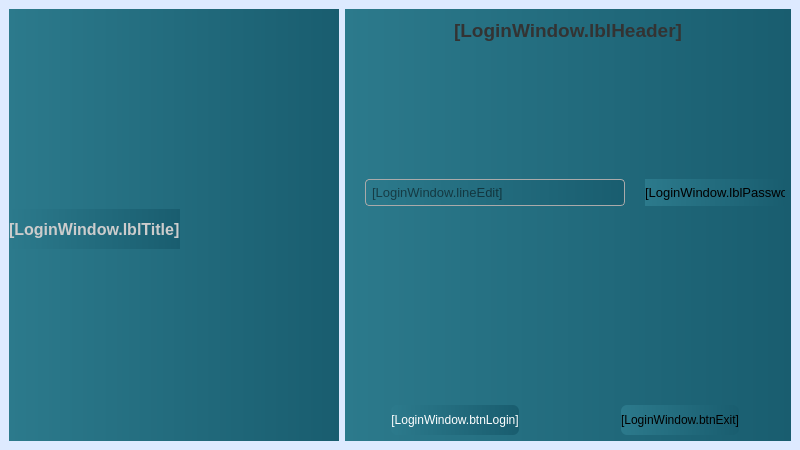
<?xml version="1.0" encoding="UTF-8"?>
<ui version="4.0">
 <class>LoginWindow</class>
 <widget class="QMainWindow" name="LoginWindow">
  <property name="geometry">
   <rect>
    <x>0</x>
    <y>0</y>
    <width>800</width>
    <height>450</height>
   </rect>
  </property>
  <property name="sizePolicy">
   <sizepolicy hsizetype="Fixed" vsizetype="Fixed">
    <horstretch>0</horstretch>
    <verstretch>0</verstretch>
   </sizepolicy>
  </property>
  <property name="minimumSize">
   <size>
    <width>800</width>
    <height>450</height>
   </size>
  </property>
  <property name="maximumSize">
   <size>
    <width>800</width>
    <height>450</height>
   </size>
  </property>
  <property name="windowTitle">
   <string>[LoginWindow.windowTitle]</string>
  </property>
  <property name="windowIcon">
   <iconset resource="../resources.qrc">
    <normaloff>:/icons/lge_perplexity2_24x24.png</normaloff>:/icons/lge_perplexity2_24x24.png</iconset>
  </property>
  <property name="styleSheet">
   <string notr="true">/* --- Загальний фон --- */
QMainWindow {
    background-color:#ddeaff;
}

/* --- Ліва панель із логотипом --- */
QWidget#leftPanel {
    background-color: qlineargradient(x1:0, y1:0, x2:0, y2:1,
        stop:0 #1A2A3A, stop:1 #101820);
}

/* --- Напис під логотипом --- */
QLabel#lblTitle {
    color: #CCCCCC;
    font-size: 12pt;
    font-weight: bold;
}

/* --- Заголовок реєстрації --- */
QLabel#lblHeader {
    color: #333333;
    font-size: 14pt;
    font-weight: bold;
}

/* --- Поля введення --- */
QLineEdit {
    border: 1px solid #AAAAAA;
    border-radius: 4px;
    padding: 4px;
    font-size: 10pt;
}

/* --- Кнопки --- */
QPushButton {
    border-radius: 6px;
    height: 30px;
}

/* --- Кнопка Зареєструватися --- */
QPushButton#btnLogin {
    background-color: #2E7EF9;
    color: white;
}
QPushButton#btnLogin:hover {
    background-color: #1E5FD0;
}

/* --- Кнопка Вихід --- */
QPushButton#btnExit {
    background-color: #E0E0E0;
    color: #000000;
}

/* --- Текст помилок --- */
QLabel#lblError {
    color: red;
    font-size: 9pt;
    font-style: italic;
}
</string>
  </property>
  <widget class="QWidget" name="centralwidget">
   <property name="sizePolicy">
    <sizepolicy hsizetype="Fixed" vsizetype="Fixed">
     <horstretch>0</horstretch>
     <verstretch>0</verstretch>
    </sizepolicy>
   </property>
   <property name="minimumSize">
    <size>
     <width>800</width>
     <height>450</height>
    </size>
   </property>
   <property name="maximumSize">
    <size>
     <width>800</width>
     <height>450</height>
    </size>
   </property>
   <layout class="QHBoxLayout" name="horizontalLayout_2" stretch="3,4">
    <item>
     <widget class="QWidget" name="leftPanel" native="true">
      <property name="sizePolicy">
       <sizepolicy hsizetype="Fixed" vsizetype="Fixed">
        <horstretch>0</horstretch>
        <verstretch>0</verstretch>
       </sizepolicy>
      </property>
      <property name="minimumSize">
       <size>
        <width>330</width>
        <height>430</height>
       </size>
      </property>
      <property name="maximumSize">
       <size>
        <width>800</width>
        <height>500</height>
       </size>
      </property>
      <property name="baseSize">
       <size>
        <width>300</width>
        <height>400</height>
       </size>
      </property>
      <property name="styleSheet">
       <string notr="true">background: qlineargradient(x1:0, y1:0, x2:1, y2:0, stop:0 #2C7A8C, stop:1 #195D6F);</string>
      </property>
      <layout class="QVBoxLayout" name="verticalLayout_3">
       <property name="spacing">
        <number>0</number>
       </property>
       <property name="leftMargin">
        <number>0</number>
       </property>
       <property name="topMargin">
        <number>0</number>
       </property>
       <property name="rightMargin">
        <number>0</number>
       </property>
       <property name="bottomMargin">
        <number>0</number>
       </property>
       <item>
        <layout class="QVBoxLayout" name="verticalLayout">
         <property name="spacing">
          <number>0</number>
         </property>
         <item>
          <widget class="QLabel" name="lblLogo">
           <property name="sizePolicy">
            <sizepolicy hsizetype="Fixed" vsizetype="Fixed">
             <horstretch>0</horstretch>
             <verstretch>0</verstretch>
            </sizepolicy>
           </property>
           <property name="minimumSize">
            <size>
             <width>150</width>
             <height>200</height>
            </size>
           </property>
           <property name="maximumSize">
            <size>
             <width>330</width>
             <height>400</height>
            </size>
           </property>
           <property name="baseSize">
            <size>
             <width>300</width>
             <height>400</height>
            </size>
           </property>
           <property name="text">
            <string/>
           </property>
           <property name="pixmap">
            <pixmap resource="../resources.qrc">:/icons/robot_600x600.png</pixmap>
           </property>
           <property name="scaledContents">
            <bool>true</bool>
           </property>
           <property name="alignment">
            <set>Qt::AlignmentFlag::AlignCenter</set>
           </property>
          </widget>
         </item>
         <item>
          <widget class="QLabel" name="lblTitle">
           <property name="sizePolicy">
            <sizepolicy hsizetype="Fixed" vsizetype="Fixed">
             <horstretch>0</horstretch>
             <verstretch>0</verstretch>
            </sizepolicy>
           </property>
           <property name="minimumSize">
            <size>
             <width>0</width>
             <height>40</height>
            </size>
           </property>
           <property name="font">
            <font>
             <family>Segoe UI</family>
             <pointsize>12</pointsize>
             <italic>false</italic>
             <bold>false</bold>
            </font>
           </property>
           <property name="styleSheet">
            <string notr="true">font: 12pt &quot;Segoe UI&quot;;</string>
           </property>
           <property name="text">
            <string>[LoginWindow.lblTitle]</string>
           </property>
          </widget>
         </item>
         <item>
          <spacer name="verticalSpacer">
           <property name="orientation">
            <enum>Qt::Orientation::Vertical</enum>
           </property>
           <property name="sizeHint" stdset="0">
            <size>
             <width>20</width>
             <height>40</height>
            </size>
           </property>
          </spacer>
         </item>
        </layout>
       </item>
      </layout>
     </widget>
    </item>
    <item>
     <widget class="QWidget" name="rightPanel" native="true">
      <property name="styleSheet">
       <string notr="true">background: qlineargradient(x1:0, y1:0, x2:1, y2:0, stop:0 #2C7A8C, stop:1 #195D6F);</string>
      </property>
      <layout class="QVBoxLayout" name="verticalLayout_4">
       <property name="leftMargin">
        <number>0</number>
       </property>
       <property name="topMargin">
        <number>0</number>
       </property>
       <property name="rightMargin">
        <number>0</number>
       </property>
       <property name="bottomMargin">
        <number>0</number>
       </property>
       <item>
        <layout class="QVBoxLayout" name="verticalLayout_2" stretch="1,0,1,1">
         <property name="spacing">
          <number>4</number>
         </property>
         <property name="leftMargin">
          <number>0</number>
         </property>
         <property name="topMargin">
          <number>6</number>
         </property>
         <property name="bottomMargin">
          <number>6</number>
         </property>
         <item>
          <widget class="QLabel" name="lblHeader">
           <property name="sizePolicy">
            <sizepolicy hsizetype="Fixed" vsizetype="Fixed">
             <horstretch>0</horstretch>
             <verstretch>0</verstretch>
            </sizepolicy>
           </property>
           <property name="maximumSize">
            <size>
             <width>600</width>
             <height>30</height>
            </size>
           </property>
           <property name="styleSheet">
            <string notr="true">font: 700 14pt &quot;Segoe UI&quot;;</string>
           </property>
           <property name="text">
            <string>[LoginWindow.lblHeader]</string>
           </property>
           <property name="alignment">
            <set>Qt::AlignmentFlag::AlignCenter</set>
           </property>
          </widget>
         </item>
         <item>
          <layout class="QFormLayout" name="formLayout">
           <property name="horizontalSpacing">
            <number>20</number>
           </property>
           <property name="verticalSpacing">
            <number>60</number>
           </property>
           <property name="leftMargin">
            <number>20</number>
           </property>
           <property name="topMargin">
            <number>130</number>
           </property>
           <property name="rightMargin">
            <number>6</number>
           </property>
           <property name="bottomMargin">
            <number>130</number>
           </property>
           <item row="0" column="0">
            <widget class="QLineEdit" name="lineEdit">
             <property name="sizePolicy">
              <sizepolicy hsizetype="Fixed" vsizetype="Fixed">
               <horstretch>0</horstretch>
               <verstretch>0</verstretch>
              </sizepolicy>
             </property>
             <property name="minimumSize">
              <size>
               <width>260</width>
               <height>0</height>
              </size>
             </property>
             <property name="maximumSize">
              <size>
               <width>360</width>
               <height>16777215</height>
              </size>
             </property>
             <property name="echoMode">
              <enum>QLineEdit::EchoMode::Password</enum>
             </property>
             <property name="placeholderText">
              <string>[LoginWindow.lineEdit]</string>
             </property>
             <property name="clearButtonEnabled">
              <bool>true</bool>
             </property>
            </widget>
           </item>
           <item row="0" column="1">
            <widget class="QLabel" name="lblPassword">
             <property name="sizePolicy">
              <sizepolicy hsizetype="Fixed" vsizetype="Fixed">
               <horstretch>0</horstretch>
               <verstretch>0</verstretch>
              </sizepolicy>
             </property>
             <property name="maximumSize">
              <size>
               <width>16777215</width>
               <height>28</height>
              </size>
             </property>
             <property name="font">
              <font>
               <pointsize>10</pointsize>
              </font>
             </property>
             <property name="text">
              <string>[LoginWindow.lblPassword]</string>
             </property>
             <property name="scaledContents">
              <bool>false</bool>
             </property>
            </widget>
           </item>
          </layout>
         </item>
         <item>
          <widget class="QLabel" name="lblError">
           <property name="sizePolicy">
            <sizepolicy hsizetype="Expanding" vsizetype="Minimum">
             <horstretch>0</horstretch>
             <verstretch>0</verstretch>
            </sizepolicy>
           </property>
           <property name="maximumSize">
            <size>
             <width>600</width>
             <height>40</height>
            </size>
           </property>
           <property name="font">
            <font>
             <family>Segoe UI</family>
             <pointsize>10</pointsize>
             <italic>false</italic>
             <bold>false</bold>
            </font>
           </property>
           <property name="styleSheet">
            <string notr="true">font: 10pt &quot;Segoe UI&quot;;</string>
           </property>
           <property name="text">
            <string/>
           </property>
           <property name="wordWrap">
            <bool>true</bool>
           </property>
          </widget>
         </item>
         <item>
          <layout class="QHBoxLayout" name="horizontalLayout">
           <item alignment="Qt::AlignmentFlag::AlignHCenter">
            <widget class="QPushButton" name="btnLogin">
             <property name="text">
              <string>[LoginWindow.btnLogin]</string>
             </property>
            </widget>
           </item>
           <item alignment="Qt::AlignmentFlag::AlignHCenter">
            <widget class="QPushButton" name="btnExit">
             <property name="text">
              <string>[LoginWindow.btnExit]</string>
             </property>
            </widget>
           </item>
          </layout>
         </item>
        </layout>
       </item>
      </layout>
     </widget>
    </item>
   </layout>
  </widget>
 </widget>
 <resources>
  <include location="../resources.qrc"/>
  <include location="../resources.qrc"/>
  <include location="../resources.qrc"/>
 </resources>
 <connections/>
</ui>
